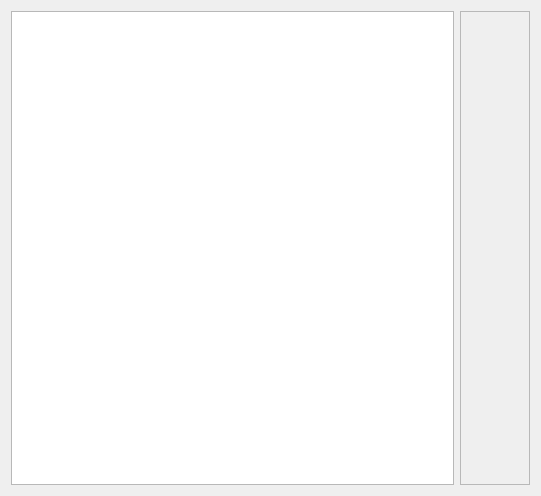
<?xml version="1.0" encoding="UTF-8"?>
<ui version="4.0">
 <class>game</class>
 <widget class="QDialog" name="game">
  <property name="geometry">
   <rect>
    <x>0</x>
    <y>0</y>
    <width>541</width>
    <height>496</height>
   </rect>
  </property>
  <property name="windowTitle">
   <string>Dialog</string>
  </property>
  <layout class="QHBoxLayout" name="horizontalLayout">
   <item>
    <widget class="QTableWidget" name="tableWidget"/>
   </item>
   <item>
    <widget class="QLabel" name="label">
     <property name="minimumSize">
      <size>
       <width>70</width>
       <height>150</height>
      </size>
     </property>
     <property name="mouseTracking">
      <bool>true</bool>
     </property>
     <property name="frameShape">
      <enum>QFrame::StyledPanel</enum>
     </property>
     <property name="text">
      <string/>
     </property>
    </widget>
   </item>
  </layout>
 </widget>
 <resources/>
 <connections/>
</ui>
